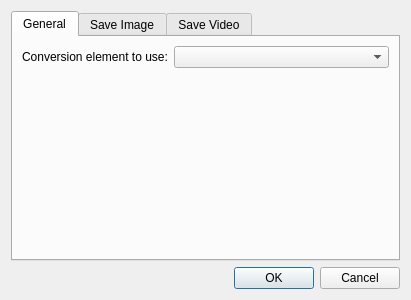
<?xml version="1.0" encoding="UTF-8"?>
<ui version="4.0">
 <class>OptionsDialog</class>
 <widget class="QDialog" name="OptionsDialog">
  <property name="geometry">
   <rect>
    <x>0</x>
    <y>0</y>
    <width>411</width>
    <height>300</height>
   </rect>
  </property>
  <property name="windowTitle">
   <string>tcam-capture - Options</string>
  </property>
  <layout class="QVBoxLayout" name="verticalLayout">
   <item>
    <widget class="QTabWidget" name="tabWidget">
     <property name="currentIndex">
      <number>0</number>
     </property>
     <widget class="QWidget" name="general_tab">
      <attribute name="title">
       <string>General</string>
      </attribute>
      <layout class="QFormLayout" name="formLayout">
       <item row="0" column="0">
        <widget class="QLabel" name="label">
         <property name="text">
          <string>Conversion element to use:</string>
         </property>
        </widget>
       </item>
       <item row="0" column="1">
        <widget class="QComboBox" name="combo_convert_options"/>
       </item>
      </layout>
     </widget>
     <widget class="QWidget" name="save_image_tab">
      <attribute name="title">
       <string>Save Image</string>
      </attribute>
      <layout class="QFormLayout" name="formLayout_2">
       <item row="0" column="0">
        <widget class="QLabel" name="saveImageAsLabel">
         <property name="text">
          <string>Save Image As:</string>
         </property>
        </widget>
       </item>
       <item row="0" column="1">
        <widget class="QComboBox" name="saveImageAsComboBox"/>
       </item>
       <item row="1" column="0">
        <widget class="QLabel" name="saveImageLocationLabel">
         <property name="text">
          <string>Save Images here: </string>
         </property>
        </widget>
       </item>
       <item row="1" column="1">
        <widget class="QWidget" name="widget" native="true">
         <layout class="QHBoxLayout" name="horizontalLayout">
          <property name="leftMargin">
           <number>0</number>
          </property>
          <property name="topMargin">
           <number>0</number>
          </property>
          <property name="rightMargin">
           <number>0</number>
          </property>
          <property name="bottomMargin">
           <number>0</number>
          </property>
          <item>
           <widget class="QLineEdit" name="saveImageLocationEditLine"/>
          </item>
          <item>
           <widget class="QPushButton" name="openImageSaveFileDialogButton">
            <property name="text">
             <string>...</string>
            </property>
           </widget>
          </item>
         </layout>
        </widget>
       </item>
       <item row="2" column="0">
        <widget class="QLabel" name="saveImageFilenameLabel">
         <property name="text">
          <string>Image Filename:</string>
         </property>
        </widget>
       </item>
       <item row="2" column="1">
        <widget class="QLineEdit" name="saveImageFilenameEditLine"/>
       </item>
       <item row="3" column="0">
        <widget class="QLabel" name="saveImageFilenamePreviewLabel">
         <property name="text">
          <string>Preview:</string>
         </property>
        </widget>
       </item>
       <item row="3" column="1">
        <widget class="QLineEdit" name="saveImageFilenamePreviewEditLine">
         <property name="readOnly">
          <bool>true</bool>
         </property>
        </widget>
       </item>
       <item row="4" column="1">
        <widget class="QLabel" name="saveImageInfoLabel">
         <property name="text">
          <string>TextLabel</string>
         </property>
        </widget>
       </item>
      </layout>
     </widget>
     <widget class="QWidget" name="save_video_tab">
      <attribute name="title">
       <string>Save Video</string>
      </attribute>
      <layout class="QFormLayout" name="formLayout_3">
       <item row="0" column="0">
        <widget class="QLabel" name="saveVideoAsLabel">
         <property name="text">
          <string>Save Video As: </string>
         </property>
        </widget>
       </item>
       <item row="0" column="1">
        <widget class="QComboBox" name="saveVideoAsComboBox"/>
       </item>
       <item row="1" column="1">
        <widget class="QWidget" name="widget_2" native="true">
         <layout class="QHBoxLayout" name="horizontalLayout_2">
          <property name="leftMargin">
           <number>0</number>
          </property>
          <property name="topMargin">
           <number>0</number>
          </property>
          <property name="rightMargin">
           <number>0</number>
          </property>
          <property name="bottomMargin">
           <number>0</number>
          </property>
          <item>
           <widget class="QLineEdit" name="saveVideoLocationEditLine"/>
          </item>
          <item>
           <widget class="QPushButton" name="openVideoSaveFileDialogButton">
            <property name="text">
             <string>...</string>
            </property>
           </widget>
          </item>
         </layout>
        </widget>
       </item>
       <item row="2" column="0">
        <widget class="QLabel" name="saveVideoFilenameLabel">
         <property name="text">
          <string>Video Filename:</string>
         </property>
        </widget>
       </item>
       <item row="2" column="1">
        <widget class="QLineEdit" name="saveVideoFilenameEditLine"/>
       </item>
       <item row="3" column="0">
        <widget class="QLabel" name="saveVideoFilenamePreviewLabel">
         <property name="text">
          <string>Preview</string>
         </property>
        </widget>
       </item>
       <item row="3" column="1">
        <widget class="QLineEdit" name="saveVideoFilenamePreviewEditLine">
         <property name="readOnly">
          <bool>true</bool>
         </property>
        </widget>
       </item>
       <item row="4" column="1">
        <widget class="QLabel" name="saveVideoInfoLabel">
         <property name="text">
          <string>TextLabel</string>
         </property>
        </widget>
       </item>
       <item row="1" column="0">
        <widget class="QLabel" name="saveVideoLocationLabel">
         <property name="text">
          <string>Save Video As:</string>
         </property>
        </widget>
       </item>
      </layout>
     </widget>
    </widget>
   </item>
   <item>
    <widget class="QDialogButtonBox" name="buttonBox">
     <property name="orientation">
      <enum>Qt::Horizontal</enum>
     </property>
     <property name="standardButtons">
      <set>QDialogButtonBox::Cancel|QDialogButtonBox::Ok</set>
     </property>
    </widget>
   </item>
  </layout>
 </widget>
 <resources/>
 <connections>
  <connection>
   <sender>buttonBox</sender>
   <signal>accepted()</signal>
   <receiver>OptionsDialog</receiver>
   <slot>accept()</slot>
   <hints>
    <hint type="sourcelabel">
     <x>248</x>
     <y>254</y>
    </hint>
    <hint type="destinationlabel">
     <x>157</x>
     <y>274</y>
    </hint>
   </hints>
  </connection>
  <connection>
   <sender>buttonBox</sender>
   <signal>rejected()</signal>
   <receiver>OptionsDialog</receiver>
   <slot>reject()</slot>
   <hints>
    <hint type="sourcelabel">
     <x>316</x>
     <y>260</y>
    </hint>
    <hint type="destinationlabel">
     <x>286</x>
     <y>274</y>
    </hint>
   </hints>
  </connection>
 </connections>
</ui>
